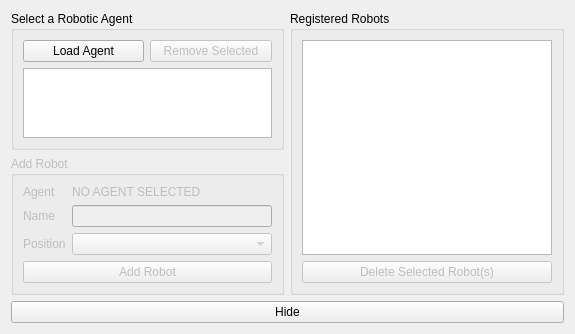
<?xml version="1.0" encoding="UTF-8"?>
<ui version="4.0">
 <class>cbManageRobots</class>
 <widget class="QWidget" name="cbManageRobots">
  <property name="geometry">
   <rect>
    <x>0</x>
    <y>0</y>
    <width>575</width>
    <height>323</height>
   </rect>
  </property>
  <property name="windowTitle">
   <string>Manage Robots</string>
  </property>
  <property name="windowIcon">
   <iconset resource="default.qrc">
    <normaloff>:/images/buttons/mouse</normaloff>:/images/buttons/mouse</iconset>
  </property>
  <layout class="QGridLayout" name="gridLayout">
   <item row="0" column="0">
    <widget class="QGroupBox" name="groupBox_Agents">
     <property name="title">
      <string>Select a Robotic Agent</string>
     </property>
     <layout class="QGridLayout" name="gridLayout_2">
      <item row="0" column="0">
       <widget class="QPushButton" name="pushButton_LoadAgent">
        <property name="text">
         <string>Load Agent</string>
        </property>
        <property name="icon">
         <iconset resource="default.qrc">
          <normaloff>:/images/buttons/open</normaloff>:/images/buttons/open</iconset>
        </property>
       </widget>
      </item>
      <item row="0" column="1">
       <widget class="QPushButton" name="pushButton_RemoveAgent">
        <property name="enabled">
         <bool>false</bool>
        </property>
        <property name="text">
         <string>Remove Selected</string>
        </property>
        <property name="icon">
         <iconset resource="default.qrc">
          <normaloff>:/images/buttons/delete</normaloff>:/images/buttons/delete</iconset>
        </property>
       </widget>
      </item>
      <item row="1" column="0" colspan="2">
       <widget class="QListView" name="listView_Agents">
        <property name="editTriggers">
         <set>QAbstractItemView::NoEditTriggers</set>
        </property>
       </widget>
      </item>
     </layout>
    </widget>
   </item>
   <item row="0" column="1" rowspan="2">
    <widget class="QGroupBox" name="groupBox_Registered">
     <property name="title">
      <string>Registered Robots</string>
     </property>
     <layout class="QVBoxLayout" name="verticalLayout_2">
      <item>
       <widget class="QTableWidget" name="tableWidget_Robots">
        <property name="autoFillBackground">
         <bool>true</bool>
        </property>
        <property name="selectionMode">
         <enum>QAbstractItemView::ExtendedSelection</enum>
        </property>
        <property name="selectionBehavior">
         <enum>QAbstractItemView::SelectRows</enum>
        </property>
        <property name="showGrid">
         <bool>false</bool>
        </property>
        <property name="cornerButtonEnabled">
         <bool>false</bool>
        </property>
        <attribute name="horizontalHeaderCascadingSectionResizes">
         <bool>true</bool>
        </attribute>
        <attribute name="horizontalHeaderHighlightSections">
         <bool>false</bool>
        </attribute>
        <attribute name="horizontalHeaderStretchLastSection">
         <bool>true</bool>
        </attribute>
        <attribute name="verticalHeaderVisible">
         <bool>false</bool>
        </attribute>
        <attribute name="verticalHeaderCascadingSectionResizes">
         <bool>true</bool>
        </attribute>
       </widget>
      </item>
      <item>
       <widget class="QPushButton" name="pushButton_DeleteRobot">
        <property name="enabled">
         <bool>false</bool>
        </property>
        <property name="text">
         <string>Delete Selected Robot(s)</string>
        </property>
        <property name="icon">
         <iconset resource="default.qrc">
          <normaloff>:/images/buttons/delete</normaloff>:/images/buttons/delete</iconset>
        </property>
       </widget>
      </item>
     </layout>
    </widget>
   </item>
   <item row="1" column="0">
    <widget class="QGroupBox" name="groupBox_AddRobot">
     <property name="enabled">
      <bool>false</bool>
     </property>
     <property name="title">
      <string>Add Robot</string>
     </property>
     <layout class="QFormLayout" name="formLayout_1">
      <property name="fieldGrowthPolicy">
       <enum>QFormLayout::AllNonFixedFieldsGrow</enum>
      </property>
      <item row="0" column="0">
       <widget class="QLabel" name="label_1">
        <property name="text">
         <string>Agent</string>
        </property>
       </widget>
      </item>
      <item row="0" column="1">
       <widget class="QLabel" name="label_Agent">
        <property name="text">
         <string>NO AGENT SELECTED</string>
        </property>
       </widget>
      </item>
      <item row="1" column="0">
       <widget class="QLabel" name="label_2">
        <property name="text">
         <string>Name</string>
        </property>
       </widget>
      </item>
      <item row="1" column="1">
       <widget class="QLineEdit" name="lineEdit_Name"/>
      </item>
      <item row="2" column="0">
       <widget class="QLabel" name="label_3">
        <property name="text">
         <string>Position</string>
        </property>
       </widget>
      </item>
      <item row="2" column="1">
       <widget class="QComboBox" name="comboBox_Position">
        <property name="insertPolicy">
         <enum>QComboBox::InsertAlphabetically</enum>
        </property>
       </widget>
      </item>
      <item row="3" column="0" colspan="2">
       <widget class="QPushButton" name="pushButton_AddRobot">
        <property name="text">
         <string>Add Robot</string>
        </property>
        <property name="icon">
         <iconset resource="default.qrc">
          <normaloff>:/images/buttons/add</normaloff>:/images/buttons/add</iconset>
        </property>
       </widget>
      </item>
     </layout>
    </widget>
   </item>
   <item row="2" column="0" colspan="2">
    <widget class="QPushButton" name="pushButton_Close">
     <property name="text">
      <string>Hide</string>
     </property>
    </widget>
   </item>
  </layout>
 </widget>
 <resources>
  <include location="default.qrc"/>
 </resources>
 <connections>
  <connection>
   <sender>lineEdit_Name</sender>
   <signal>returnPressed()</signal>
   <receiver>pushButton_AddRobot</receiver>
   <slot>click()</slot>
   <hints>
    <hint type="sourcelabel">
     <x>167</x>
     <y>237</y>
    </hint>
    <hint type="destinationlabel">
     <x>146</x>
     <y>291</y>
    </hint>
   </hints>
  </connection>
  <connection>
   <sender>pushButton_Close</sender>
   <signal>clicked()</signal>
   <receiver>cbManageRobots</receiver>
   <slot>close()</slot>
   <hints>
    <hint type="sourcelabel">
     <x>287</x>
     <y>302</y>
    </hint>
    <hint type="destinationlabel">
     <x>287</x>
     <y>161</y>
    </hint>
   </hints>
  </connection>
 </connections>
</ui>
